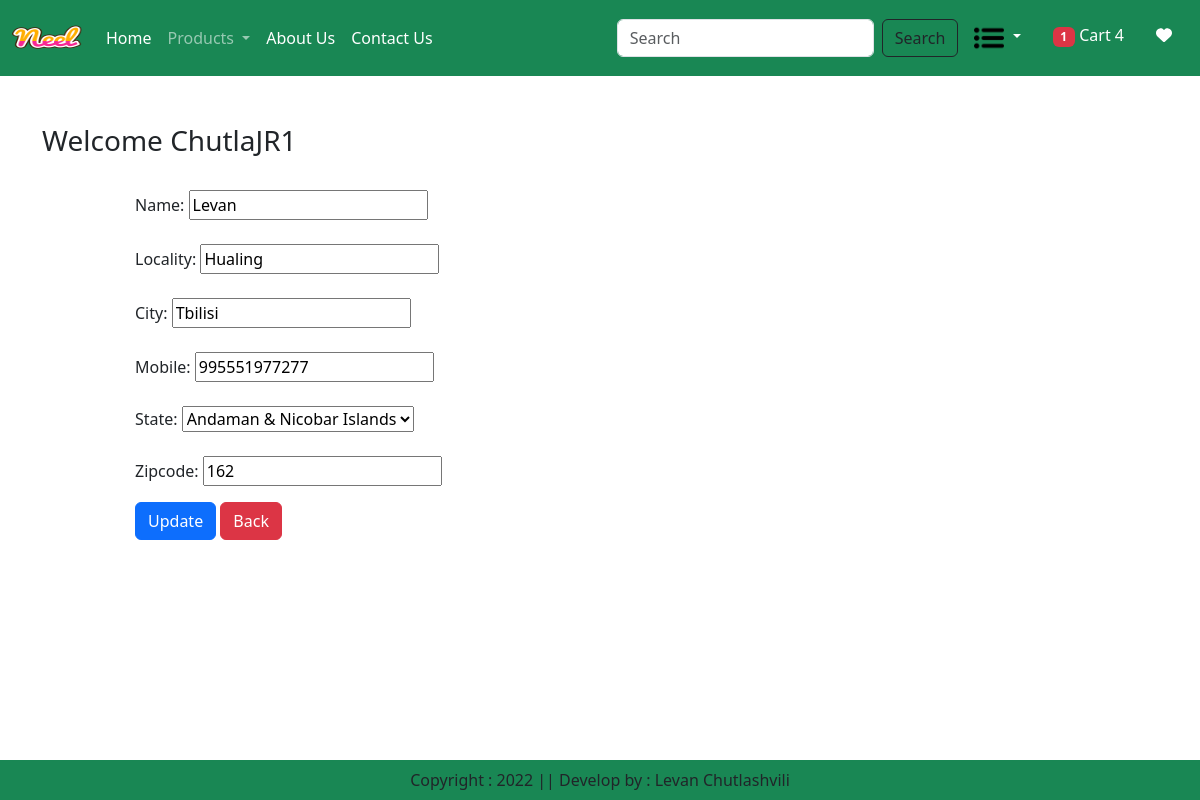
The page /updateAddress/1 (signed in) on the database its author committed.
### app/models.py (models this page shows, shortened)
class Customer(models.Model):
    user = models.ForeignKey(User, on_delete=models.CASCADE)
    name = models.CharField(max_length=200)
    locality = models.CharField(max_length=200)
    city = models.CharField(max_length=50)
    mobile = models.IntegerField(default=0)
    zipcode = models.IntegerField()
    state = models.CharField(choices=STATE_CHOICES, max_length=100)

### app/views.py (the view, shortened to what this page needs)
# urls.py: path('updateAddress/<int:pk>', views.updateAddress.as_view(), name='updateAddress'),
@method_decorator(login_required, name='dispatch')
class updateAddress(View):
    def get(self,request,pk):
        add = Customer.objects.get(pk=pk )
        form = CustomerProfileForm(instance=add)
        totalitem = 0
        wishitem = 0
        if request.user.is_authenticated:
            totalitem = len(Cart.objects.filter(user=request.user))
            wishitem = len(Wishlist.objects.filter(user=request.user))
        return render(request, 'app/updateAddress.html',locals())

### app/forms.py
class CustomerProfileForm(forms.ModelForm):
    class Meta:
        model = Customer
        fields = ['name', 'locality', 'city', 'mobile', 'state', 'zipcode']
        widget = {
            'name':forms.TextInput(attrs={'class':'form-control'}),
            'locality':forms.TextInput(attrs={'class':'form-control'}),
            'city':forms.TextInput(attrs={'class':'form-control'}),
            'mobile':forms.NumberInput(attrs={'class':'form-control'}),
            'state':forms.Select(attrs={'class':'form-control'}),
            'zipcode':forms.NumberInput(attrs={'class':'form-control'}),
        }

### app/templates/app/updateAddress.html (shortened to what this page needs)
{% extends 'app/base.html' %}
{% load static %}
{% block main-content %}
<div class="container my-5">
    <div class="row">
        <h3>Welcome <span class="text-capitalize">{{request.user}}</span></h3>
    </div>
    <div class="col-sm-8 offset-sm-1">
        <form action="" method="post">
            {% for fm in form  %}
            <br>
                {{fm.label_tag}} {{fm}} <small class="text-danger">{{fm.errors | striptags}}</small> <br>
            {% endfor %}
            <div class="col-12 mt-3">
                <button type="submit" class="btn btn-primary">Update</button>
                <a href="{% url 'address' %}" type="button" class="btn btn-danger">Back</a>
            </div>
        </form>
</div>
{% endblock main-content %}

### rows shown on the page
Customer: form "Levan" "Hualing" "Tbilisi" "995551977277" "Andaman & Nicobar Islands" "162"

### other values the page prints
{{ totalitem }} "1"
{{ request.user }} "ChutlaJR1"
{{ fm.label_tag }} "Name:" "Locality:" "City:" "Mobile:" "State:" "Zipcode:"
